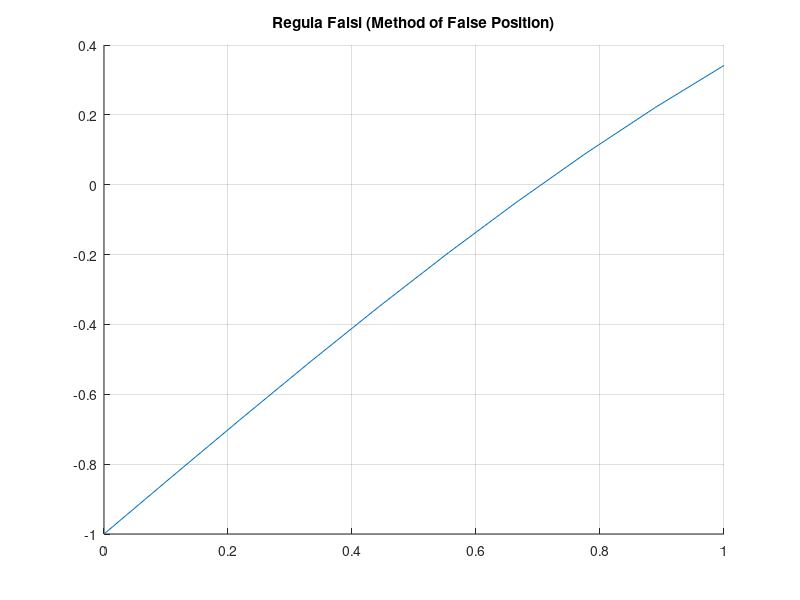

MATLAB code for this plot:
% Schrittlaenge alpha% Suchrichtung s% Zielfunktion phi(alpha) = f(x + alpha * s)% x und s sind bekannt und konstant, Suche auf alpha > 0 beschraenkt% Optimum: phi(alpha)‘ = grad(f(x+alpha*s)) transponiert s = 0% Optimum meist betrag (phi(alpha)‘) kleiner epsilon (Ungenauigkeit)% Uses Regula Falsi to find a root r, of a function f.format long; % Set format to long to see more decimal places. f = @(x) sin(x) + x/2.0 - 1; % Function to be evaluated. % Interval [a,b] on which there exists a root, f(a)f(b)<0.a = 0; b = 1; step_size = Inf; % Set step_size to Inf to allow every e_step.e_step = 1e-15; % User-specified error.n = 0; % Variable used to count number of iterations. % Main loop.while (step_size >= e_step) c = b - (f(b)*(b-a)) / (f(b)-f(a)); if f(a)*f(c) < 0   % f(a) and f(c) have opposite signs, and so r is bracketed between a   % and c. We set b=c and shorten our interval by b-c.   step_size = b - c;   b = c; else   % f(a) and f(c) have the same sign, so r is bracketed between c and b.   % We set a=c and shorten our interval by c-a.   step_size = c - a;   a = c; end n = n + 1; % Add one to number of iterations.end % Output.fprintf('The approximate root after %d iterations is: %12.15f',n,c); % Plot properties.grid on; hold on;title('Regula Falsi (Method of False Position)'); % Plot the function on interval x.x = linspace(0,1,10);plot(x,f(x));function [iterations, newPoint, gradientValueAtNewPoint] = RegulaFalsi(point, searchDirection, testFunction, terminationValue)% check search direction and find new one, if necessary% evaluate valid start-intervalwhile(terminationValue)  % do regula falsiendwhileendfunction